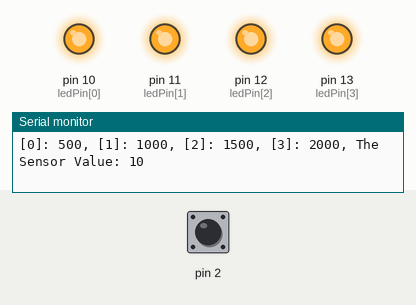
Bench run of a sketch on a simulated Arduino Uno, built with avr-gcc and run on an emulated ATmega328P. Shown: output pins drawn as LEDs (lit = HIGH), the last lines printed to the serial monitor. The inputs (shaded band) are chosen by the test bench; at power-on: pin 2 HIGH.

Above: at 1.2 s.
1.3 s: pin 2 pulled LOW for 0.15 s
At 1.4 s:
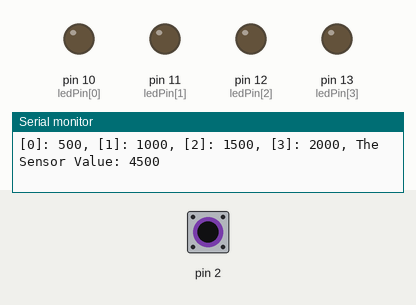
3.0 s: pin 2 pulled LOW for 1 s
At 4.6 s:
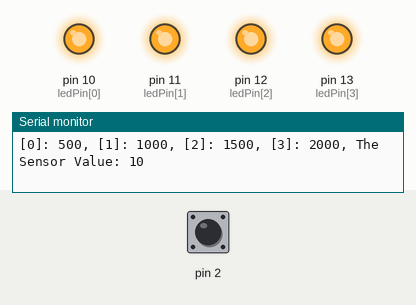
7.0 s: pin 2 pulsed LOW 2 times (0.12 s each, 0.3 s apart)
At 7.25 s:
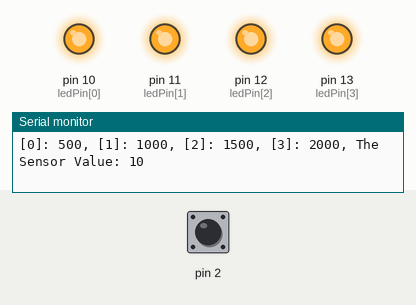
10.6 s: pin 2 pulsed LOW 5 times (0.12 s each, 0.3 s apart)
At 10.84 s:
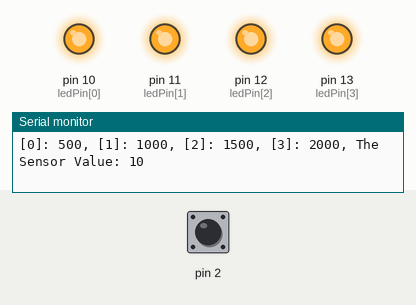
Timing chart, 0 to 13.6 s (numbered marks = the images above; inputs shaded):
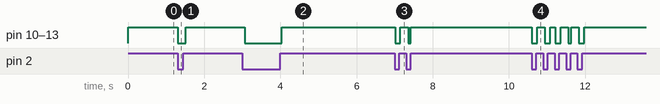

The sketch:

test.ino
```cpp
#include <CapacitiveSensor.h>

CapacitiveSensor capSensor = CapacitiveSensor(4,2);

int threshold[] = { 500, 1000, 1500, 2000};
int ledPin[] = { 10, 11, 12, 13};

void setup() {
  Serial.begin(9600);
  pinMode(ledPin[0], OUTPUT);
  pinMode(ledPin[1], OUTPUT);
  pinMode(ledPin[2], OUTPUT);
  pinMode(ledPin[3], OUTPUT);
}

void loop() {
  long sensorValue = capSensor.capacitiveSensor(30);
  if (sensorValue > threshold[0]) {
    digitalWrite(ledPin[0], HIGH);
    digitalWrite(ledPin[1], HIGH);
    digitalWrite(ledPin[2], HIGH);
    digitalWrite(ledPin[3], LOW);
    if (sensorValue > threshold[1]) {
      digitalWrite(ledPin, LOW);
      digitalWrite(ledPin[0], HIGH);
      digitalWrite(ledPin[1], HIGH);
      digitalWrite(ledPin[2], LOW);
      digitalWrite(ledPin[3], LOW);
      if (sensorValue > threshold[2]) {
        digitalWrite(ledPin[0], HIGH);
        digitalWrite(ledPin[1], LOW);
        digitalWrite(ledPin[2], LOW);
        digitalWrite(ledPin[3], LOW);
        if (sensorValue > threshold[3]) {
          digitalWrite(ledPin[0], LOW);
          digitalWrite(ledPin[1], LOW);
          digitalWrite(ledPin[2], LOW);
          digitalWrite(ledPin[3], LOW);
        }
      }
    }
  } else {
    digitalWrite(ledPin[0], HIGH);
    digitalWrite(ledPin[1], HIGH);
    digitalWrite(ledPin[2], HIGH);
    digitalWrite(ledPin[3], HIGH);
  }
  delay(10);

  Serial.print("[0]: ");
  Serial.print(threshold[0]);
  Serial.print(", [1]: ");
  Serial.print(threshold[1]);
  Serial.print(", [2]: ");
  Serial.print(threshold[2]);
  Serial.print(", [3]: ");
  Serial.print(threshold[3]);
  Serial.print(", The Sensor Value: ");
  Serial.println(sensorValue);
}
```

Measured:
- after the input at 1.3 s, pin 10 (ledPin[0]), pin 11 (ledPin[1]), pin 12 (ledPin[2]), pin 13 (ledPin[3]): HIGH → LOW at once, → HIGH 0.21 s later
- after the input at 3.0 s, pin 10 (ledPin[0]), pin 11 (ledPin[1]), pin 12 (ledPin[2]), pin 13 (ledPin[3]): HIGH → LOW after 0.06 s, → HIGH 0.98 s later
- after the input at 7.0 s, pin 10 (ledPin[0]), pin 11 (ledPin[1]), pin 12 (ledPin[2]), pin 13 (ledPin[3]): HIGH → LOW at once, → HIGH 0.14 s later, → LOW 0.20 s later, → HIGH 0.07 s later
- after the input at 10.6 s, pin 10 (ledPin[0]), pin 11 (ledPin[1]), pin 12 (ledPin[2]), pin 13 (ledPin[3]): HIGH → LOW at once, → HIGH 0.14 s later, → LOW 0.20 s later, → HIGH 0.14 s later, … (10 changes in this stretch)
